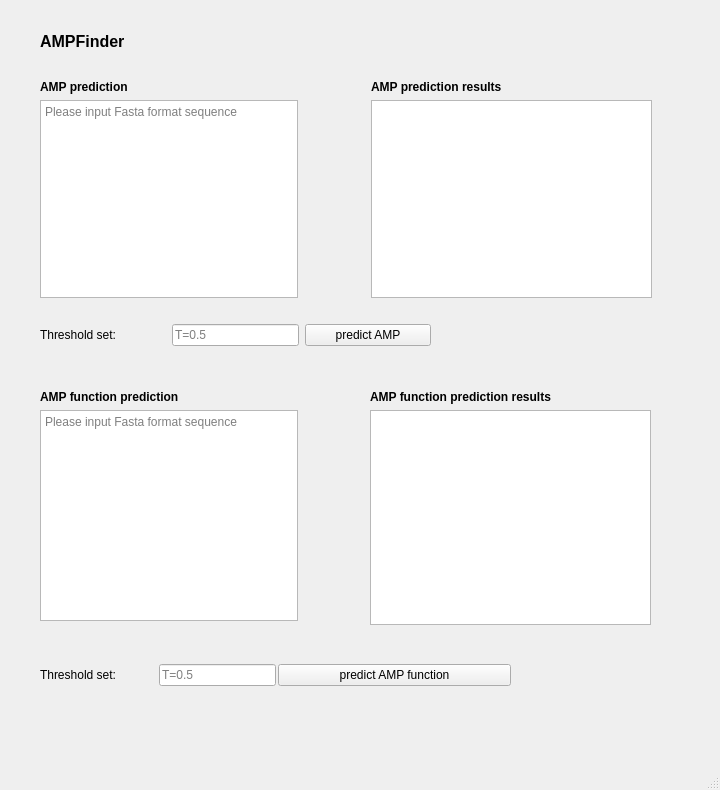
<?xml version="1.0" encoding="UTF-8"?>
<ui version="4.0">
 <class>MainWindow</class>
 <widget class="QMainWindow" name="MainWindow">
  <property name="geometry">
   <rect>
    <x>0</x>
    <y>0</y>
    <width>720</width>
    <height>790</height>
   </rect>
  </property>
  <property name="windowTitle">
   <string>AMPFinder</string>
  </property>
  <property name="unifiedTitleAndToolBarOnMac">
   <bool>false</bool>
  </property>
  <widget class="QWidget" name="centralwidget">
   <widget class="QLabel" name="label_7">
    <property name="geometry">
     <rect>
      <x>40</x>
      <y>30</y>
      <width>99</width>
      <height>23</height>
     </rect>
    </property>
    <property name="text">
     <string>&lt;html&gt;&lt;head/&gt;&lt;body&gt;&lt;p&gt;&lt;span style=&quot; font-size:12pt; font-weight:600;&quot;&gt;AMPFinder&lt;/span&gt;&lt;/p&gt;&lt;/body&gt;&lt;/html&gt;</string>
    </property>
   </widget>
   <widget class="QWidget" name="layoutWidget">
    <property name="geometry">
     <rect>
      <x>370</x>
      <y>390</y>
      <width>281</width>
      <height>235</height>
     </rect>
    </property>
    <layout class="QVBoxLayout" name="verticalLayout_4">
     <item>
      <widget class="QLabel" name="label_4">
       <property name="text">
        <string>&lt;html&gt;&lt;head/&gt;&lt;body&gt;&lt;p&gt;&lt;span style=&quot; font-weight:600;&quot;&gt;AMP function prediction results&lt;/span&gt;&lt;/p&gt;&lt;/body&gt;&lt;/html&gt;</string>
       </property>
       <property name="wordWrap">
        <bool>true</bool>
       </property>
      </widget>
     </item>
     <item>
      <widget class="QTextBrowser" name="AMPFunRes"/>
     </item>
    </layout>
   </widget>
   <widget class="QWidget" name="layoutWidget">
    <property name="geometry">
     <rect>
      <x>40</x>
      <y>320</y>
      <width>391</width>
      <height>30</height>
     </rect>
    </property>
    <layout class="QGridLayout" name="gridLayout" rowstretch="0" columnstretch="2,2,2">
     <item row="0" column="0">
      <widget class="QLabel" name="label_2">
       <property name="text">
        <string>&lt;html&gt;&lt;head/&gt;&lt;body&gt;&lt;p&gt;Threshold set:&lt;/p&gt;&lt;/body&gt;&lt;/html&gt;</string>
       </property>
       <property name="wordWrap">
        <bool>true</bool>
       </property>
      </widget>
     </item>
     <item row="0" column="1">
      <widget class="QLineEdit" name="PT">
       <property name="placeholderText">
        <string>T=0.5</string>
       </property>
      </widget>
     </item>
     <item row="0" column="2">
      <widget class="QPushButton" name="but_pred">
       <property name="text">
        <string>predict AMP</string>
       </property>
      </widget>
     </item>
    </layout>
   </widget>
   <widget class="QWidget" name="layoutWidget">
    <property name="geometry">
     <rect>
      <x>40</x>
      <y>660</y>
      <width>471</width>
      <height>30</height>
     </rect>
    </property>
    <layout class="QHBoxLayout" name="horizontalLayout" stretch="1,1,2">
     <property name="spacing">
      <number>2</number>
     </property>
     <property name="bottomMargin">
      <number>0</number>
     </property>
     <item>
      <widget class="QLabel" name="label_6">
       <property name="text">
        <string>&lt;html&gt;&lt;head/&gt;&lt;body&gt;&lt;p&gt;Threshold set:&lt;/p&gt;&lt;/body&gt;&lt;/html&gt;</string>
       </property>
       <property name="wordWrap">
        <bool>true</bool>
       </property>
      </widget>
     </item>
     <item>
      <widget class="QLineEdit" name="FT">
       <property name="placeholderText">
        <string>T=0.5</string>
       </property>
      </widget>
     </item>
     <item>
      <widget class="QPushButton" name="but_fun">
       <property name="text">
        <string>predict AMP function</string>
       </property>
       <property name="autoDefault">
        <bool>false</bool>
       </property>
      </widget>
     </item>
    </layout>
   </widget>
   <widget class="QWidget" name="layoutWidget">
    <property name="geometry">
     <rect>
      <x>40</x>
      <y>80</y>
      <width>258</width>
      <height>218</height>
     </rect>
    </property>
    <layout class="QVBoxLayout" name="verticalLayout">
     <item>
      <widget class="QLabel" name="label">
       <property name="text">
        <string>&lt;html&gt;&lt;head/&gt;&lt;body&gt;&lt;p&gt;&lt;span style=&quot; font-weight:600;&quot;&gt;AMP prediction&lt;/span&gt;&lt;/p&gt;&lt;/body&gt;&lt;/html&gt;</string>
       </property>
       <property name="wordWrap">
        <bool>true</bool>
       </property>
      </widget>
     </item>
     <item>
      <widget class="QPlainTextEdit" name="inp_fa_pred">
       <property name="placeholderText">
        <string>Please input Fasta format sequence </string>
       </property>
      </widget>
     </item>
    </layout>
   </widget>
   <widget class="QWidget" name="layoutWidget">
    <property name="geometry">
     <rect>
      <x>40</x>
      <y>390</y>
      <width>258</width>
      <height>231</height>
     </rect>
    </property>
    <layout class="QVBoxLayout" name="verticalLayout_3">
     <item>
      <widget class="QLabel" name="label_5">
       <property name="text">
        <string>&lt;html&gt;&lt;head/&gt;&lt;body&gt;&lt;p&gt;&lt;span style=&quot; font-weight:600;&quot;&gt;AMP function prediction&lt;/span&gt;&lt;/p&gt;&lt;/body&gt;&lt;/html&gt;</string>
       </property>
       <property name="wordWrap">
        <bool>true</bool>
       </property>
      </widget>
     </item>
     <item>
      <widget class="QPlainTextEdit" name="inp_fa_pred_fun">
       <property name="placeholderText">
        <string>Please input Fasta format sequence</string>
       </property>
      </widget>
     </item>
    </layout>
   </widget>
   <widget class="QWidget" name="layoutWidget">
    <property name="geometry">
     <rect>
      <x>371</x>
      <y>80</y>
      <width>281</width>
      <height>218</height>
     </rect>
    </property>
    <layout class="QVBoxLayout" name="verticalLayout_2">
     <item>
      <widget class="QLabel" name="label_3">
       <property name="text">
        <string>&lt;html&gt;&lt;head/&gt;&lt;body&gt;&lt;p&gt;&lt;span style=&quot; font-weight:600;&quot;&gt;AMP prediction results&lt;/span&gt;&lt;/p&gt;&lt;/body&gt;&lt;/html&gt;</string>
       </property>
       <property name="wordWrap">
        <bool>true</bool>
       </property>
      </widget>
     </item>
     <item>
      <widget class="QTextBrowser" name="AMPRes"/>
     </item>
    </layout>
   </widget>
  </widget>
  <widget class="QStatusBar" name="statusbar"/>
 </widget>
 <resources/>
 <connections/>
</ui>
